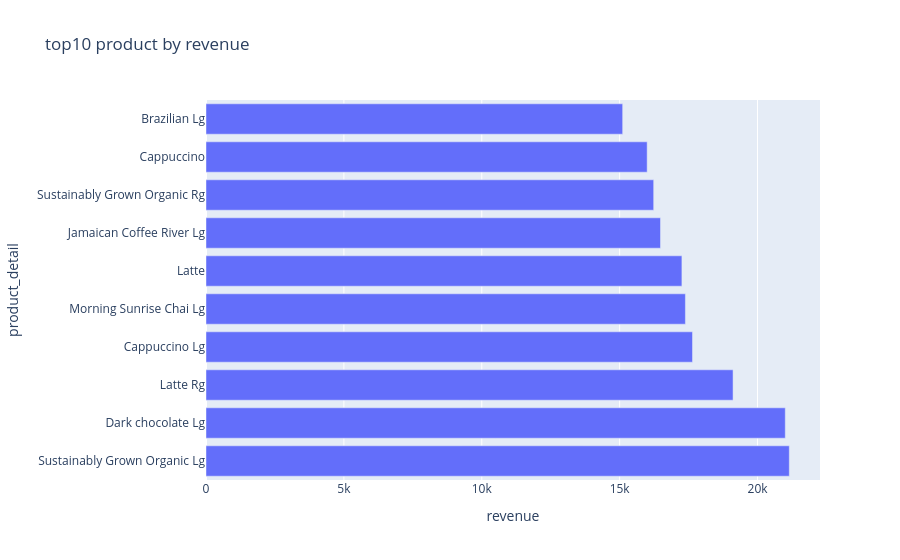

The notebook cell this image was saved under:
### Code cell
#chart 2 
#top 10 product by revenue
top10_rev=revenue_by_product.head(10)
fig2=px.bar(top10_rev,
           x='revenue',
           y='product_detail',
            orientation='h',
            title='top10 product by revenue'
)
fig2

### Figure 1 — Plotly figure (JSON) as saved in the notebook; plotly's stock layout.template omitted (floating-point values rounded to 4 significant figures)
{"data": [{"hovertemplate": "revenue=%{x}<br>product_detail=%{y}<extra></extra>", "legendgroup": "", "marker": {"color": "#636efa", "pattern": {"shape": ""}}, "name": "", "orientation": "h", "showlegend": false, "textposition": "auto", "type": "bar", "x": [21150.0, 21010.0, 19110.0, 17640.0, 17380.0, 17260.0, 16480.0, 16230.0, 16000.0, 15110.0], "xaxis": "x", "y": ["Sustainably Grown Organic Lg", "Dark chocolate Lg", "Latte Rg", "Cappuccino Lg", "Morning Sunrise Chai Lg", "Latte", "Jamaican Coffee River Lg", "Sustainably Grown Organic Rg", "Cappuccino", "Brazilian Lg"], "yaxis": "y"}], "layout": {"barmode": "relative", "legend": {"tracegroupgap": 0}, "title": {"text": "top10 product by revenue"}, "xaxis": {"anchor": "y", "domain": [0, 1], "title": {"text": "revenue"}}, "yaxis": {"anchor": "x", "domain": [0, 1], "title": {"text": "product_detail"}}}}
